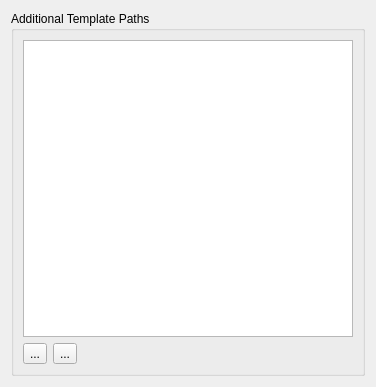
<ui version="4.0" >
 <class>qdesigner_internal::TemplateOptionsWidget</class>
 <widget class="QWidget" name="qdesigner_internal::TemplateOptionsWidget" >
  <property name="geometry" >
   <rect>
    <x>0</x>
    <y>0</y>
    <width>376</width>
    <height>387</height>
   </rect>
  </property>
  <property name="windowTitle" >
   <string>Form</string>
  </property>
  <layout class="QGridLayout" name="gridLayout" >
   <item row="0" column="0" >
    <widget class="QGroupBox" name="m_templatePathGroupBox" >
     <property name="title" >
      <string>Additional Template Paths</string>
     </property>
     <layout class="QGridLayout" >
      <item row="0" column="0" colspan="3" >
       <widget class="QListWidget" name="m_templatePathListWidget" />
      </item>
      <item row="1" column="0" >
       <widget class="QToolButton" name="m_addTemplatePathButton" >
        <property name="text" >
         <string>...</string>
        </property>
       </widget>
      </item>
      <item row="1" column="1" >
       <widget class="QToolButton" name="m_removeTemplatePathButton" >
        <property name="text" >
         <string>...</string>
        </property>
       </widget>
      </item>
      <item row="1" column="2" >
       <spacer>
        <property name="orientation" >
         <enum>Qt::Horizontal</enum>
        </property>
        <property name="sizeHint" stdset="0" >
         <size>
          <width>40</width>
          <height>20</height>
         </size>
        </property>
       </spacer>
      </item>
     </layout>
    </widget>
   </item>
  </layout>
 </widget>
 <connections/>
</ui>
